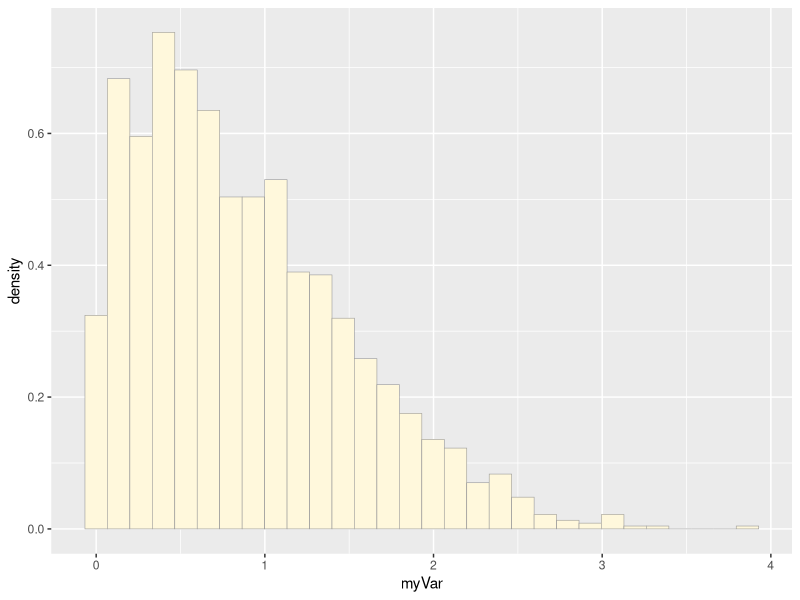
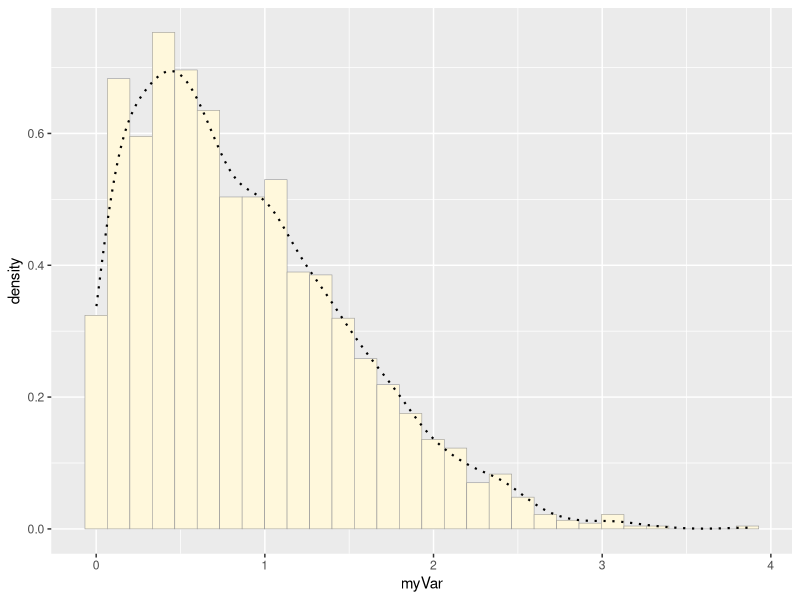
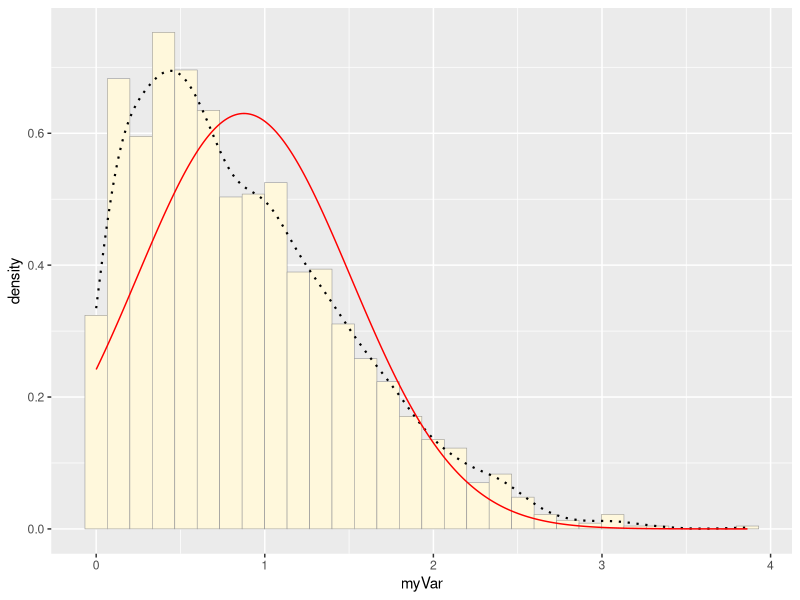
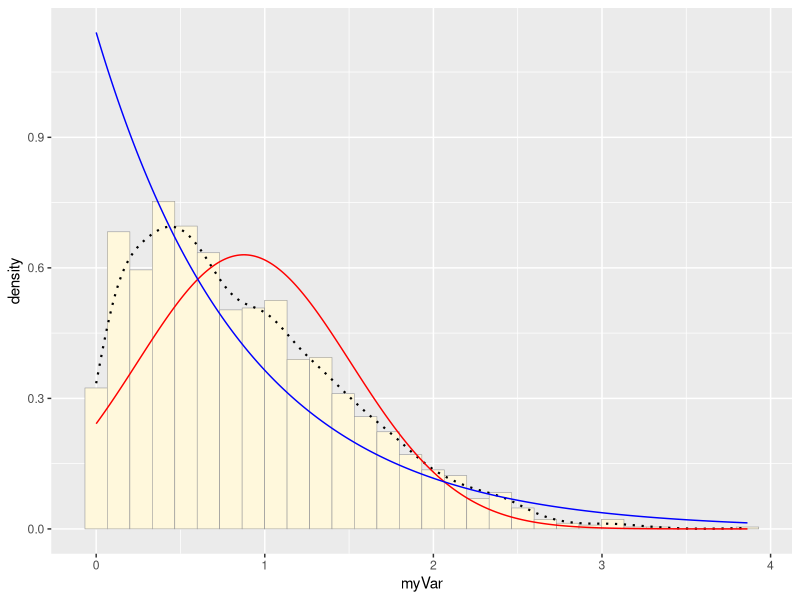
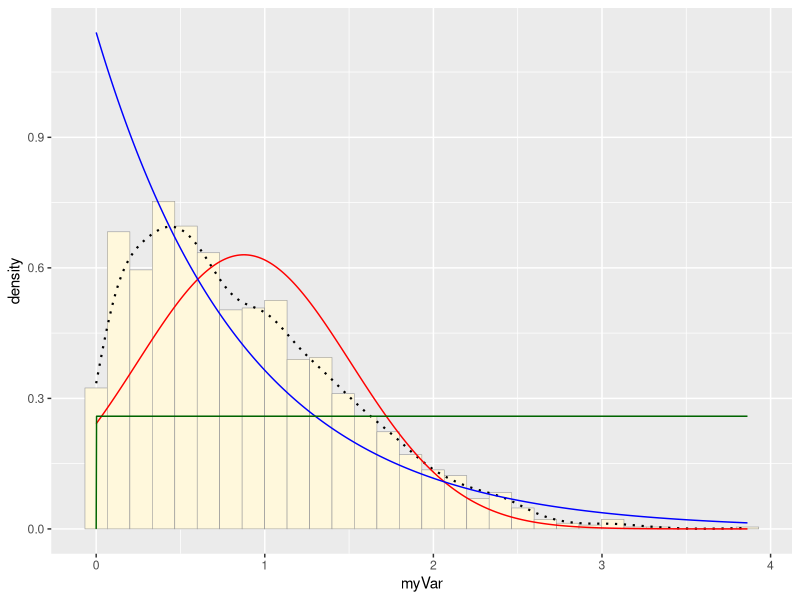
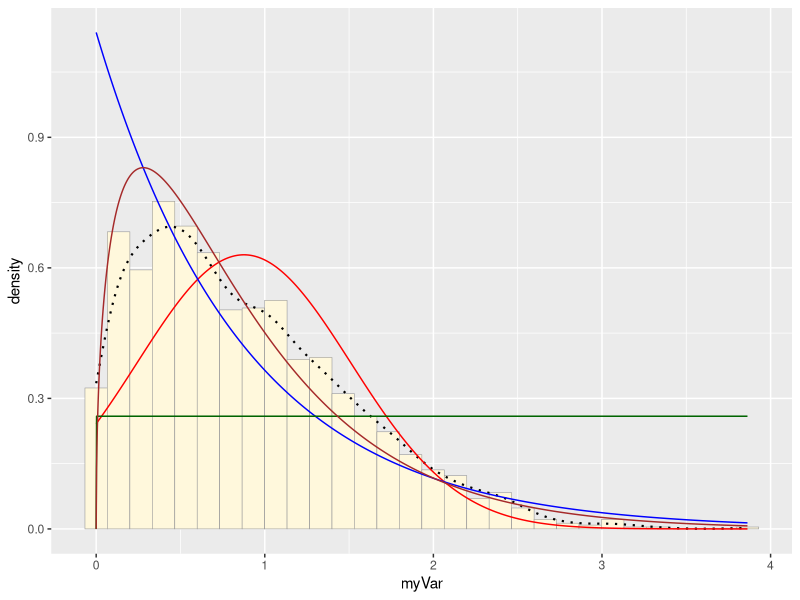
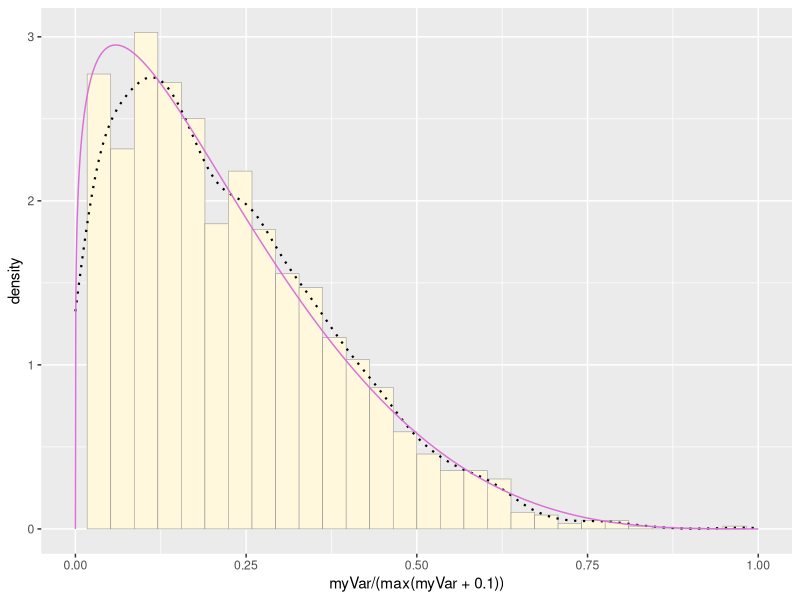
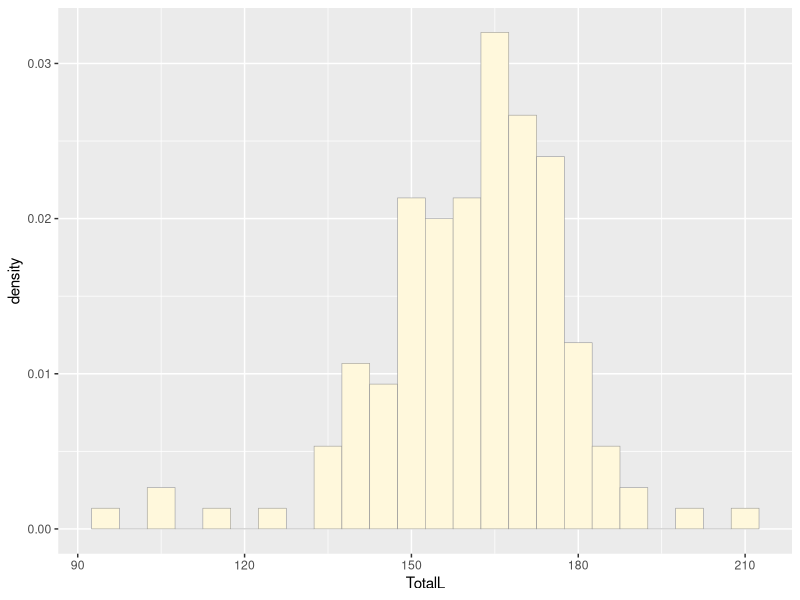

Recreate these plots in R, in order.
## ---- chunk 1
library(ggplot2)
library(MASS)
library(tidyverse)
z <- rnorm(n=3000,mean=0.2)
z <- data.frame(1:3000,z)
names(z) <- list("ID","myVar")
z <- z[z$myVar>0,]
str(z)
summary(z$myVar)
p1 <- ggplot(data=z, aes(x=myVar, y=..density..)) +
  geom_histogram(color="grey60",fill="cornsilk",linewidth=0.2)
print(p1)
## ---- chunk 2
p1 <-  p1 +  geom_density(linetype="dotted",size=0.75)
print(p1)
## ---- chunk 3
normPars <- fitdistr(z$myVar,"normal")
print(normPars)
str(normPars)
normPars$estimate["mean"]# note structure of getting a named attribute

meanML <- normPars$estimate["mean"]
sdML <- normPars$estimate["sd"]

xval <- seq(0,max(z$myVar),len=length(z$myVar))

stat <- stat_function(aes(x = xval, y = ..y..), fun = dnorm, colour="red", n=length(z$myVar), args = list(mean = meanML, sd = sdML))
p1 + stat

expoPars <- fitdistr(z$myVar,"exponential")
rateML <- expoPars$estimate["rate"]

stat2 <- stat_function(aes(x = xval, y = ..y..), fun = dexp, colour="blue", n = length(z$myVar), args = list(rate=rateML))
p1 + stat + stat2

stat3 <- stat_function(aes(x = xval, y = ..y..), fun = dunif, colour="darkgreen", n = length(z$myVar), args = list(min=min(z$myVar), max=max(z$myVar)))
p1 + stat + stat2 + stat3

gammaPars <- fitdistr(z$myVar,"gamma")
shapeML <- gammaPars$estimate["shape"]
rateML <- gammaPars$estimate["rate"]

stat4 <- stat_function(aes(x = xval, y = ..y..), fun = dgamma, colour="brown", n = length(z$myVar), args = list(shape=shapeML, rate=rateML))
p1 + stat + stat2 + stat3 + stat4

pSpecial <- ggplot(data=z, aes(x=myVar/(max(myVar + 0.1)), y=..density..)) +
  geom_histogram(color="grey60",fill="cornsilk",size=0.2) + 
  xlim(c(0,1)) +
  geom_density(size=0.75,linetype="dotted")

betaPars <- fitdistr(x=z$myVar/max(z$myVar + 0.1),start=list(shape1=1,shape2=2),"beta")
shape1ML <- betaPars$estimate["shape1"]
shape2ML <- betaPars$estimate["shape2"]
statSpecial <- stat_function(aes(x = xval, y = ..y..), fun = dbeta, colour="orchid", n = length(z$myVar), args = list(shape1=shape1ML,shape2=shape2ML))

pSpecial + statSpecial



colony <- read.table("Colony.csv",header=TRUE,sep=",")
colony$TotalL<-as.numeric(colony$TotalL)
colony<-colony[1:150,]
ot<-ggplot(data=colony, aes(x=TotalL, y=..density..)) +
  geom_histogram(color="grey60",fill="cornsilk",linewidth=0.2,binwidth=5)
print(ot)
ot <-  ot +  geom_density(linetype="dotted",size=0.75)
print(ot)
normParz <- fitdistr(colony$TotalL,"normal")
print(normParz)
str(normParz)
normParz$estimate["mean"]# note structure of getting a named attribute
meancolony<- normParz$estimate["mean"]
sdcolony<- normParz$estimate["sd"]
colval <- seq(0,max(colony$TotalL),len=length(colony$TotalL))
statc<- stat_function(aes(x = colval, y = ..y..), fun = dnorm, colour="red", n=length(colony$TotalL), args = list(mean = meancolony, sd = sdcolony))
ot + statc
expoParz<-fitdistr(colony$TotalL,"exponential")
ratecolony <- expoParz$estimate["rate"]
statc2 <- stat_function(aes(x = colval, y = ..y..), fun = dexp, colour="blue", n = length(colony$TotalL), args = list(rate=ratecolony))
ot + statc + statc2

statc3 <- stat_function(aes(x = colval, y = ..y..), fun = dunif, colour="darkgreen", n = length(colony$TotalL), args = list(min=min(colony$TotalL), max=max(colony$TotalL)))
ot + statc + statc2 + statc3

gammaParz <- fitdistr(colony$TotalL,"gamma")
shapecolony <- gammaParz$estimate["shape"]
ratecolony <- gammaParz$estimate["rate"]

statc4 <- stat_function(aes(x = colval, y = ..y..), fun = dgamma, colour="brown", n = length(colony$TotalL), args = list(shape=shapecolony, rate=ratecolony))
ot + statc + statc2 + statc3 + statc4
colSpecial <- ggplot(data=colony, aes(x=TotalL/(max(TotalL + 0.1)), y=..density..)) +
  geom_histogram(color="grey60",fill="cornsilk",size=0.2) + 
  xlim(c(0,1)) +
  geom_density(size=0.75,linetype="dotted")
betaParz <- fitdistr(x=colony$TotalL/max(colony$TotalL + 0.1),start=list(shape1=1,shape2=2),"beta")
shape1col <- betaParz$estimate["shape1"]
shape2col <- betaParz$estimate["shape2"]
statcolSpecial <- stat_function(aes(x = colval, y = ..y..), fun = dbeta, colour="orchid", n = length(colony$TotalL), args = list(shape1=shape1col,shape2=shape2col))

colSpecial + statcolSpecial
## ---- chunk 4
simcol<-data.frame(1:150,rnorm(n=150,mean=meancolony,sd=sdcolony))
simcol$valz<-simcol$rnorm.n...150..mean...meancolony..sd...sdcolony.
simplot<-ggplot(data=simcol,aes(x=valz,y=..density..)) +
  geom_histogram(color="grey60",fill="cornsilk",linewidth=0.2,binwidth=5)
simden<-simplot +geom_density(linetype="dotted",size=0.75)
simden
ot
